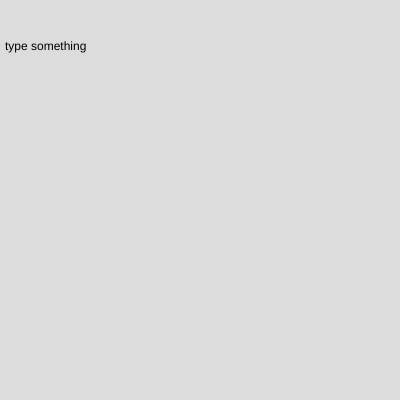
Frame 1 (no input)
Frame 60 (no input): identical to frame 1, image omitted
Frame 120 (the mouse pressed at the canvas centre since frame 60): identical to frame 1, image omitted

The p5.js sketch that drew this single still picture (run headless with seeded random() and noise() and a simulated clock; from frame 60 on, the mouse is pressed at the canvas centre):

// p5.js sketch
// ── sketch.js
let input;

function setup() {
  createCanvas(400, 400);

  input = createInput("type something");
  input.position(0, 400);
}

function draw() {
  background(220);
  let textType = input.value();
  text(textType, 5, 50);
}
function keyPressed() {
  if (keyCode === ENTER) {
    input.value("");
  }
}
